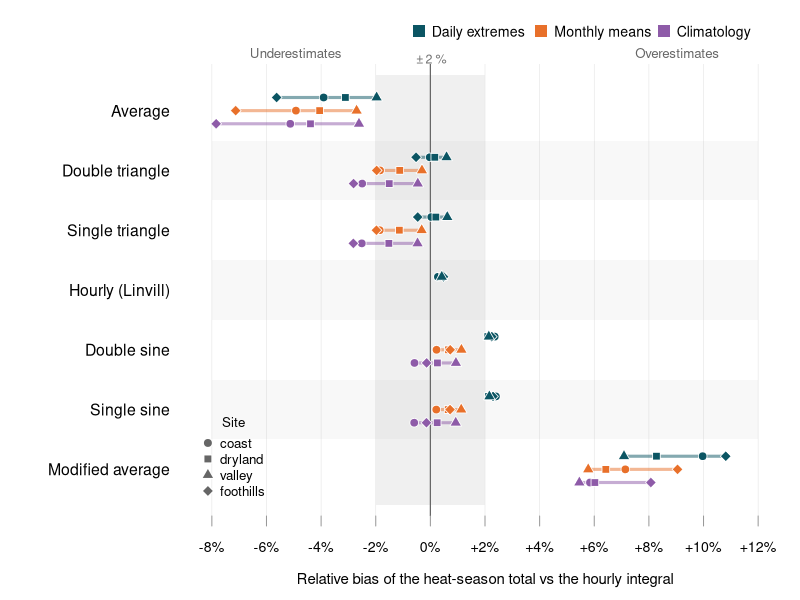
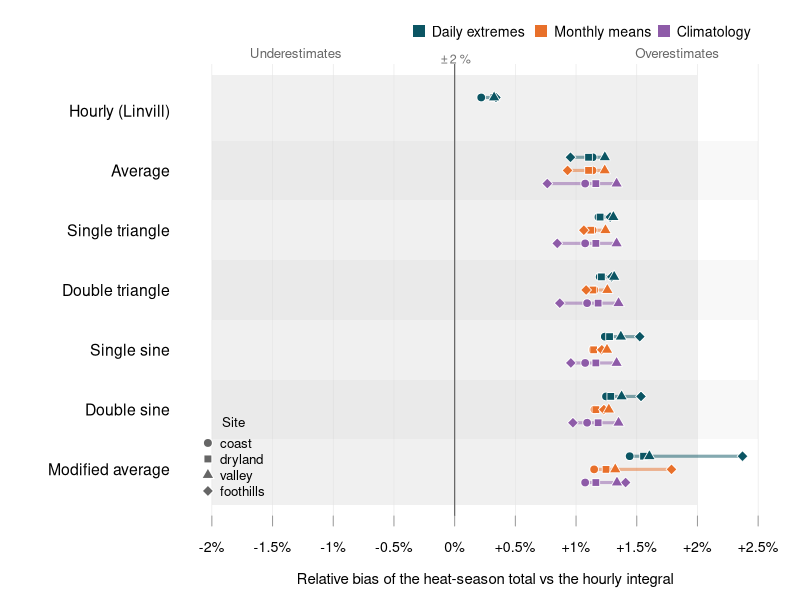
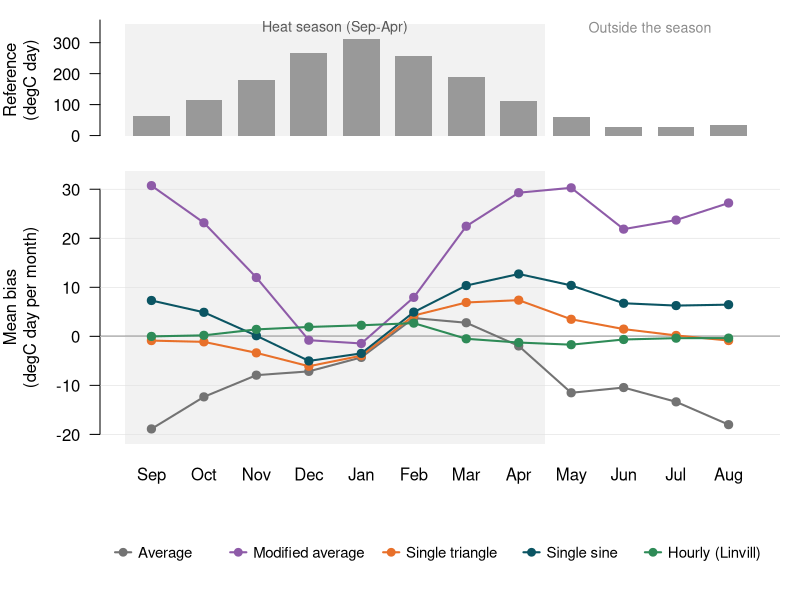

The R source for these figures, in order:
## ---- chunk 1
knitr::opts_chunk$set(collapse = TRUE, comment = "#>", echo = FALSE,
                      fig.width = 8, fig.height = 4.6, dpi = 96,
                      out.width = "100%")
options(knitr.kable.NA = "-")
season <- read.csv("data/gdd-synthetic-season.csv")
monthly <- read.csv("data/gdd-synthetic-monthly.csv")
sites <- c("coast", "dryland", "valley", "foothills")
method_order <- c("average", "modified_average", "single_triangle",
                  "double_triangle", "single_sine", "double_sine",
                  "hourly_linvill")
method_col <- c(average = "grey45", modified_average = "#8E5BA8",
                single_triangle = "#E8702A", double_triangle = "#F2A766",
                single_sine = "#0B5563", double_sine = "#5DA9C9",
                hourly_linvill = "#2E8B57")
## ---- chunk 2
method_label <- c(average = "Average", modified_average = "Modified average",
                  single_triangle = "Single triangle",
                  double_triangle = "Double triangle",
                  single_sine = "Single sine", double_sine = "Double sine",
                  hourly_linvill = "Hourly (Linvill)")
level_col <- c(daily = "#0B5563", monthly = "#E8702A",
               climatology = "#8E5BA8")
level_label <- c(daily = "Daily extremes", monthly = "Monthly means",
                 climatology = "Climatology")
site_pch <- c(coast = 21, dryland = 22, valley = 24, foothills = 23)

# One row per method (ordered by its bias with daily extremes) and one
# sub-row per level of information; one symbol per site.
plot_bias <- function(base, upper) {
  d <- season[season$base == base & season$upper == upper, ]
  daily <- d[d$level == "daily", ]
  ord <- rev(names(sort(tapply(daily$rel_bias_pct, daily$method, mean))))
  offset <- c(daily = 0.22, monthly = 0, climatology = -0.22)
  ticks <- pretty(range(d$rel_bias_pct, -2, 2), n = 8)
  xl <- range(ticks)
  op <- par(mar = c(4.2, 9.5, 3.2, 1))
  on.exit(par(op))
  plot(NA, xlim = xl, ylim = c(0.5, length(ord) + 0.5), xaxt = "n",
       yaxt = "n", xlab = "", ylab = "", bty = "n")
  rect(-2, 0.4, 2, length(ord) + 0.6, col = "grey94", border = NA)
  abline(v = ticks, col = "grey90", lwd = 0.6)
  abline(v = 0, col = "grey40", lwd = 1.2)
  for (i in seq_along(ord)) {
    if (i %% 2 == 0) {
      rect(xl[1], i - 0.5, xl[2], i + 0.5,
           col = adjustcolor("grey50", 0.05), border = NA)
    }
    for (l in names(offset)) {
      x <- d[d$method == ord[i] & d$level == l, ]
      if (!nrow(x)) next
      y <- i + offset[[l]]
      segments(min(x$rel_bias_pct), y, max(x$rel_bias_pct), y,
               col = adjustcolor(level_col[[l]], 0.5), lwd = 3)
      points(x$rel_bias_pct, rep(y, nrow(x)), pch = site_pch[x$site],
             bg = level_col[[l]], col = "white", cex = 1.15, lwd = 0.8)
    }
  }
  axis(1, at = ticks, labels = paste0(ifelse(ticks > 0, "+", ""), ticks, "%"),
       col = NA, col.ticks = "grey60", cex.axis = 0.85)
  axis(2, at = seq_along(ord), labels = method_label[ord], las = 1,
       tick = FALSE, cex.axis = 0.95)
  mtext("Relative bias of the heat-season total vs the hourly integral",
        side = 1, line = 2.6, cex = 0.9)
  mtext("Underestimates", side = 3, line = 0.1, adj = 0.12, cex = 0.8,
        col = "grey40")
  mtext("Overestimates", side = 3, line = 0.1, adj = 0.88, cex = 0.8,
        col = "grey40")
  text(0, length(ord) + 0.62, expression("" %+-% "2 %"), cex = 0.75,
       col = "grey45", pos = 3, xpd = NA)
  legend("topright", inset = c(0, -0.11), xpd = NA, horiz = TRUE, bty = "n",
         legend = level_label, pch = 15, col = level_col, cex = 0.85,
         pt.cex = 1.6)
  legend("bottomleft", inset = c(0.01, 0.02), bty = "n", title = "Site",
         legend = names(site_pch), pch = site_pch, pt.bg = "grey40",
         col = "white", pt.cex = 1.2, cex = 0.8)
}
plot_bias(10, "none")
## ---- chunk 3
tab <- function(base, upper, level) {
  d <- season[season$base == base & season$upper == upper &
                season$level == level, ]
  w <- reshape(d[, c("site", "method", "rel_bias_pct")], idvar = "method",
               timevar = "site", direction = "wide")
  names(w) <- sub("rel_bias_pct.", "", names(w), fixed = TRUE)
  w <- w[match(method_order[method_order %in% w$method], w$method),
         c("method", sites)]
  w[sites] <- lapply(w[sites], function(v) sprintf("%+.1f", v))
  rownames(w) <- NULL
  knitr::kable(w, caption = sprintf(
    "Relative bias (%%) of the season total, base %s degrees C, %s level.",
    base, level))
}
tab(10, "none", "daily")
tab(10, "none", "monthly")
## ---- chunk 4
d <- season[season$base == 10 & season$upper == "none" &
              season$site == "dryland", ]
w <- reshape(d[, c("level", "method", "mae")], idvar = "method",
             timevar = "level", direction = "wide")
names(w) <- sub("mae.", "", names(w), fixed = TRUE)
w <- w[match(method_order[method_order %in% w$method], w$method),
       c("method", "daily", "monthly", "climatology")]
rownames(w) <- NULL
knitr::kable(w, digits = 0, caption = paste(
  "Mean absolute error (degrees C day) of the season total at the dryland",
  "site, base 10 degrees C. Mean season total: about 1495 degrees C day."))
## ---- chunk 5
plot_bias(5, "none")
## ---- chunk 6
d <- monthly[monthly$base == 10 & monthly$upper == "none" &
               monthly$site == "dryland" & monthly$level == "daily", ]
# Double methods are almost identical to the single ones and are omitted.
ms <- c("average", "modified_average", "single_triangle", "single_sine",
        "hourly_linvill")
mo <- c(9:12, 1:8)
x <- seq_along(mo)
bias <- sapply(ms, function(m) d$bias[d$method == m][match(mo,
                                        d$month[d$method == m])])
ref <- d$reference[d$method == "average"][match(mo,
                                 d$month[d$method == "average"])]
heat <- mo %in% c(9:12, 1:4)

op <- par(no.readonly = TRUE)
layout(matrix(1:3, ncol = 1), heights = c(1.1, 2.6, 0.7))
par(cex = 1)
shade <- function(ylim) {
  rect(0.5, ylim[1], sum(heat) + 0.5, ylim[2], col = "grey95", border = NA)
}
# Reference degree-days
par(mar = c(0.5, 5, 1, 1))
yl <- c(0, max(ref) * 1.15)
plot(NA, xlim = c(0.5, 12.5), ylim = yl, xaxt = "n", xlab = "",
     ylab = "Reference\n(degC day)", bty = "n", yaxt = "n")
axis(2, at = pretty(c(0, max(ref)), n = 3), las = 1)
shade(yl)
rect(x - 0.35, 0, x + 0.35, ref, col = "grey60", border = NA)
text(sum(heat) / 2 + 0.5, yl[2] * 0.97, "Heat season (Sep-Apr)",
     cex = 0.85, col = "grey35")
text(sum(heat) + 2.5, yl[2] * 0.97, "Outside the season", cex = 0.85,
     col = "grey55")
# Bias
par(mar = c(2.5, 5, 0.5, 1))
yl <- range(bias, 0) + c(-3, 3)
plot(NA, xlim = c(0.5, 12.5), ylim = yl, xaxt = "n", xlab = "",
     ylab = "Mean bias\n(degC day per month)", bty = "n", las = 1)
shade(yl)
abline(h = 0, col = "grey40", lwd = 1.2)
abline(h = pretty(yl), col = "grey88", lwd = 0.6)
for (m in ms) {
  lines(x, bias[, m], col = method_col[[m]], lwd = 2)
  points(x, bias[, m], pch = 19, col = method_col[[m]], cex = 1.1)
}
axis(1, at = x, labels = month.abb[mo], tick = FALSE, line = -0.5)
# Legend below the plot
par(mar = c(0, 5, 0, 1))
plot.new()
legend("center", legend = method_label[ms], col = method_col[ms], pch = 19,
       lty = 1, lwd = 2, ncol = 5, bty = "n", cex = 0.9, seg.len = 1.2,
       x.intersp = 0.5, text.width = c(0.14, 0.2, 0.18, 0.15, 0.15))
par(op)
